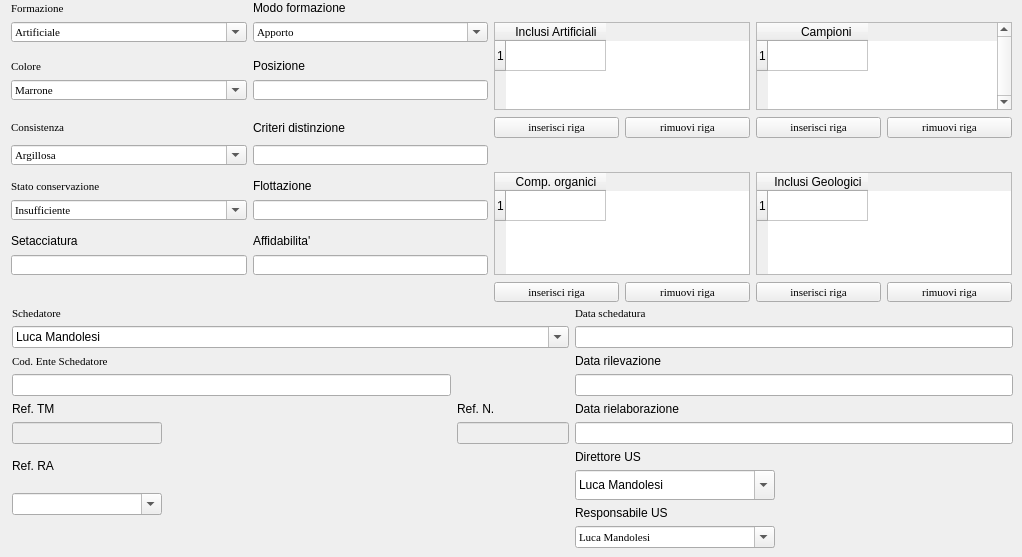
     <widget class="QWidget" name="tab_3">
      <attribute name="title">
       <string>Dati Fisici - Dati Schedatore</string>
      </attribute>
      <widget class="QWidget" name="layoutWidget">
       <property name="geometry">
        <rect>
         <x>11</x>
         <y>1</y>
         <width>1001</width>
         <height>301</height>
        </rect>
       </property>
       <layout class="QGridLayout" name="gridLayout_14" columnstretch="0,0,0,0,0,0" columnminimumwidth="0,0,0,0,0,0">
        <property name="sizeConstraint">
         <enum>QLayout::SetDefaultConstraint</enum>
        </property>
        <property name="verticalSpacing">
         <number>7</number>
        </property>
        <item row="7" column="1">
         <widget class="QLineEdit" name="lineEdit_criteri_distinzione">
          <property name="minimumSize">
           <size>
            <width>0</width>
            <height>20</height>
           </size>
          </property>
          <property name="font">
           <font>
            <family>Times New Roman</family>
            <pointsize>8</pointsize>
            <weight>50</weight>
            <italic>false</italic>
            <bold>false</bold>
           </font>
          </property>
         </widget>
        </item>
        <item row="1" column="2" rowspan="5" colspan="2">
         <widget class="QTableWidget" name="tableWidget_inclusi">
          <property name="frameShape">
           <enum>QFrame::StyledPanel</enum>
          </property>
          <property name="frameShadow">
           <enum>QFrame::Sunken</enum>
          </property>
          <property name="verticalScrollBarPolicy">
           <enum>Qt::ScrollBarAsNeeded</enum>
          </property>
          <property name="horizontalScrollBarPolicy">
           <enum>Qt::ScrollBarAsNeeded</enum>
          </property>
          <property name="editTriggers">
           <set>QAbstractItemView::AnyKeyPressed|QAbstractItemView::DoubleClicked|QAbstractItemView::EditKeyPressed</set>
          </property>
          <property name="alternatingRowColors">
           <bool>true</bool>
          </property>
          <property name="selectionMode">
           <enum>QAbstractItemView::SingleSelection</enum>
          </property>
          <property name="selectionBehavior">
           <enum>QAbstractItemView::SelectRows</enum>
          </property>
          <property name="rowCount">
           <number>1</number>
          </property>
          <property name="columnCount">
           <number>1</number>
          </property>
          <row/>
          <column>
           <property name="text">
            <string>Inclusi Artificiali</string>
           </property>
          </column>
         </widget>
        </item>
        <item row="1" column="4" rowspan="5" colspan="2">
         <widget class="QTableWidget" name="tableWidget_campioni">
          <property name="frameShape">
           <enum>QFrame::StyledPanel</enum>
          </property>
          <property name="frameShadow">
           <enum>QFrame::Sunken</enum>
          </property>
          <property name="verticalScrollBarPolicy">
           <enum>Qt::ScrollBarAlwaysOn</enum>
          </property>
          <property name="horizontalScrollBarPolicy">
           <enum>Qt::ScrollBarAlwaysOff</enum>
          </property>
          <property name="editTriggers">
           <set>QAbstractItemView::AnyKeyPressed|QAbstractItemView::DoubleClicked|QAbstractItemView::EditKeyPressed</set>
          </property>
          <property name="alternatingRowColors">
           <bool>true</bool>
          </property>
          <property name="selectionMode">
           <enum>QAbstractItemView::SingleSelection</enum>
          </property>
          <property name="selectionBehavior">
           <enum>QAbstractItemView::SelectRows</enum>
          </property>
          <property name="rowCount">
           <number>1</number>
          </property>
          <property name="columnCount">
           <number>1</number>
          </property>
          <row/>
          <column>
           <property name="text">
            <string>                     Campioni                </string>
           </property>
          </column>
         </widget>
        </item>
        <item row="3" column="1">
         <widget class="QLabel" name="label_83">
          <property name="text">
           <string>Posizione</string>
          </property>
         </widget>
        </item>
        <item row="0" column="1">
         <widget class="QLabel" name="label_comboBox_modo_formazione">
          <property name="text">
           <string>Modo formazione</string>
          </property>
         </widget>
        </item>
        <item row="1" column="1">
         <widget class="QComboBox" name="comboBox_modo_formazione">
          <property name="minimumSize">
           <size>
            <width>0</width>
            <height>20</height>
           </size>
          </property>
          <property name="font">
           <font>
            <family>Times New Roman</family>
            <pointsize>8</pointsize>
            <weight>50</weight>
            <italic>false</italic>
            <bold>false</bold>
           </font>
          </property>
          <property name="editable">
           <bool>true</bool>
          </property>
          <item>
           <property name="text">
            <string>Apporto</string>
           </property>
          </item>
          <item>
           <property name="text">
            <string>Sottrazione</string>
           </property>
          </item>
          <item>
           <property name="text">
            <string>Accumulo</string>
           </property>
          </item>
          <item>
           <property name="text">
            <string>Frana</string>
           </property>
          </item>
         </widget>
        </item>
        <item row="3" column="0">
         <widget class="QLabel" name="label_21">
          <property name="font">
           <font>
            <family>Times New Roman</family>
            <pointsize>8</pointsize>
            <weight>50</weight>
            <italic>false</italic>
            <bold>false</bold>
           </font>
          </property>
          <property name="text">
           <string>Colore</string>
          </property>
         </widget>
        </item>
        <item row="0" column="0">
         <widget class="QLabel" name="label_20">
          <property name="font">
           <font>
            <family>Times New Roman</family>
            <pointsize>8</pointsize>
            <weight>50</weight>
            <italic>false</italic>
            <bold>false</bold>
           </font>
          </property>
          <property name="text">
           <string>Formazione</string>
          </property>
         </widget>
        </item>
        <item row="6" column="1">
         <widget class="QLabel" name="label_84">
          <property name="text">
           <string>Criteri distinzione</string>
          </property>
         </widget>
        </item>
        <item row="1" column="0">
         <widget class="QComboBox" name="comboBox_formazione">
          <property name="minimumSize">
           <size>
            <width>0</width>
            <height>20</height>
           </size>
          </property>
          <property name="font">
           <font>
            <family>Times New Roman</family>
            <pointsize>8</pointsize>
            <weight>50</weight>
            <italic>false</italic>
            <bold>false</bold>
           </font>
          </property>
          <property name="editable">
           <bool>true</bool>
          </property>
          <item>
           <property name="text">
            <string>Artificiale</string>
           </property>
          </item>
          <item>
           <property name="text">
            <string>Naturale</string>
           </property>
          </item>
         </widget>
        </item>
        <item row="4" column="1">
         <widget class="QLineEdit" name="lineEdit_posizione">
          <property name="minimumSize">
           <size>
            <width>0</width>
            <height>20</height>
           </size>
          </property>
          <property name="font">
           <font>
            <family>Times New Roman</family>
            <pointsize>8</pointsize>
            <weight>50</weight>
            <italic>false</italic>
            <bold>false</bold>
           </font>
          </property>
         </widget>
        </item>
        <item row="4" column="0">
         <widget class="QComboBox" name="comboBox_colore">
          <property name="minimumSize">
           <size>
            <width>0</width>
            <height>20</height>
           </size>
          </property>
          <property name="font">
           <font>
            <family>Times New Roman</family>
            <pointsize>8</pointsize>
            <weight>50</weight>
            <italic>false</italic>
            <bold>false</bold>
           </font>
          </property>
          <property name="editable">
           <bool>true</bool>
          </property>
          <item>
           <property name="text">
            <string>Marrone</string>
           </property>
          </item>
          <item>
           <property name="text">
            <string>Marrone chiaro</string>
           </property>
          </item>
          <item>
           <property name="text">
            <string>Marrone scuro</string>
           </property>
          </item>
          <item>
           <property name="text">
            <string>-</string>
           </property>
          </item>
          <item>
           <property name="text">
            <string>Giallo</string>
           </property>
          </item>
          <item>
           <property name="text">
            <string>Giallo scuro</string>
           </property>
          </item>
          <item>
           <property name="text">
            <string>Giallo chiaro</string>
           </property>
          </item>
          <item>
           <property name="text">
            <string>-</string>
           </property>
          </item>
          <item>
           <property name="text">
            <string/>
           </property>
          </item>
          <item>
           <property name="text">
            <string>-</string>
           </property>
          </item>
         </widget>
        </item>
        <item row="7" column="0">
         <widget class="QComboBox" name="comboBox_consistenza">
          <property name="minimumSize">
           <size>
            <width>0</width>
            <height>20</height>
           </size>
          </property>
          <property name="font">
           <font>
            <family>Times New Roman</family>
            <pointsize>8</pointsize>
            <weight>50</weight>
            <italic>false</italic>
            <bold>false</bold>
           </font>
          </property>
          <property name="editable">
           <bool>true</bool>
          </property>
          <item>
           <property name="text">
            <string>Argillosa</string>
           </property>
          </item>
          <item>
           <property name="text">
            <string>Compatta</string>
           </property>
          </item>
          <item>
           <property name="text">
            <string>Friabile</string>
           </property>
          </item>
          <item>
           <property name="text">
            <string>Sabbiosa</string>
           </property>
          </item>
          <item>
           <property name="text">
            <string>-</string>
           </property>
          </item>
          <item>
           <property name="text">
            <string/>
           </property>
          </item>
          <item>
           <property name="text">
            <string>-</string>
           </property>
          </item>
         </widget>
        </item>
        <item row="6" column="0">
         <widget class="QLabel" name="label_26">
          <property name="font">
           <font>
            <family>Times New Roman</family>
            <pointsize>8</pointsize>
            <weight>50</weight>
            <italic>false</italic>
            <bold>false</bold>
           </font>
          </property>
          <property name="text">
           <string>Consistenza</string>
          </property>
         </widget>
        </item>
        <item row="8" column="4" rowspan="6" colspan="2">
         <widget class="QTableWidget" name="tableWidget_inorganici">
          <property name="alternatingRowColors">
           <bool>true</bool>
          </property>
          <property name="rowCount">
           <number>1</number>
          </property>
          <property name="columnCount">
           <number>1</number>
          </property>
          <row/>
          <column>
           <property name="text">
            <string>Inclusi Geologici</string>
           </property>
          </column>
         </widget>
        </item>
        <item row="13" column="0">
         <widget class="QLineEdit" name="lineEdit_setacciatura">
          <property name="minimumSize">
           <size>
            <width>122</width>
            <height>20</height>
           </size>
          </property>
         </widget>
        </item>
        <item row="14" column="4">
         <widget class="QPushButton" name="pushButton_insert_row_inorganici">
          <property name="minimumSize">
           <size>
            <width>0</width>
            <height>20</height>
           </size>
          </property>
          <property name="font">
           <font>
            <family>Times New Roman</family>
            <pointsize>8</pointsize>
            <weight>50</weight>
            <italic>false</italic>
            <bold>false</bold>
           </font>
          </property>
          <property name="text">
           <string>inserisci riga</string>
          </property>
         </widget>
        </item>
        <item row="13" column="1">
         <widget class="QLineEdit" name="lineEdit_affidabilita">
          <property name="minimumSize">
           <size>
            <width>0</width>
            <height>20</height>
           </size>
          </property>
         </widget>
        </item>
        <item row="10" column="1">
         <widget class="QLineEdit" name="lineEdit_flottazione">
          <property name="minimumSize">
           <size>
            <width>0</width>
            <height>20</height>
           </size>
          </property>
         </widget>
        </item>
        <item row="12" column="0">
         <widget class="QLabel" name="label_97">
          <property name="text">
           <string>Setacciatura</string>
          </property>
         </widget>
        </item>
        <item row="14" column="2">
         <widget class="QPushButton" name="pushButton_insert_row_organici">
          <property name="minimumSize">
           <size>
            <width>0</width>
            <height>20</height>
           </size>
          </property>
          <property name="font">
           <font>
            <family>Times New Roman</family>
            <pointsize>8</pointsize>
            <weight>50</weight>
            <italic>false</italic>
            <bold>false</bold>
           </font>
          </property>
          <property name="text">
           <string>inserisci riga</string>
          </property>
         </widget>
        </item>
        <item row="14" column="3">
         <widget class="QPushButton" name="pushButton_remove_row_organici">
          <property name="minimumSize">
           <size>
            <width>0</width>
            <height>20</height>
           </size>
          </property>
          <property name="font">
           <font>
            <family>Times New Roman</family>
            <pointsize>8</pointsize>
            <weight>50</weight>
            <italic>false</italic>
            <bold>false</bold>
           </font>
          </property>
          <property name="text">
           <string>rimuovi riga</string>
          </property>
         </widget>
        </item>
        <item row="9" column="0">
         <widget class="QLabel" name="label_23">
          <property name="font">
           <font>
            <family>Times New Roman</family>
            <pointsize>8</pointsize>
            <weight>50</weight>
            <italic>false</italic>
            <bold>false</bold>
           </font>
          </property>
          <property name="text">
           <string>Stato conservazione </string>
          </property>
         </widget>
        </item>
        <item row="10" column="0">
         <widget class="QComboBox" name="comboBox_conservazione">
          <property name="minimumSize">
           <size>
            <width>0</width>
            <height>20</height>
           </size>
          </property>
          <property name="font">
           <font>
            <family>Times New Roman</family>
            <pointsize>8</pointsize>
            <weight>50</weight>
            <italic>false</italic>
            <bold>false</bold>
           </font>
          </property>
          <property name="editable">
           <bool>true</bool>
          </property>
          <item>
           <property name="text">
            <string>Insufficiente</string>
           </property>
          </item>
          <item>
           <property name="text">
            <string>Scarso</string>
           </property>
          </item>
          <item>
           <property name="text">
            <string>Buono</string>
           </property>
          </item>
          <item>
           <property name="text">
            <string>Discreto</string>
           </property>
          </item>
          <item>
           <property name="text">
            <string>Ottimo</string>
           </property>
          </item>
         </widget>
        </item>
        <item row="8" column="2" rowspan="6" colspan="2">
         <widget class="QTableWidget" name="tableWidget_organici">
          <property name="sizePolicy">
           <sizepolicy hsizetype="Expanding" vsizetype="Expanding">
            <horstretch>0</horstretch>
            <verstretch>0</verstretch>
           </sizepolicy>
          </property>
          <property name="minimumSize">
           <size>
            <width>0</width>
            <height>0</height>
           </size>
          </property>
          <property name="sizeIncrement">
           <size>
            <width>0</width>
            <height>0</height>
           </size>
          </property>
          <property name="baseSize">
           <size>
            <width>0</width>
            <height>0</height>
           </size>
          </property>
          <property name="frameShadow">
           <enum>QFrame::Sunken</enum>
          </property>
          <property name="alternatingRowColors">
           <bool>true</bool>
          </property>
          <property name="selectionMode">
           <enum>QAbstractItemView::SingleSelection</enum>
          </property>
          <property name="selectionBehavior">
           <enum>QAbstractItemView::SelectRows</enum>
          </property>
          <property name="rowCount">
           <number>1</number>
          </property>
          <property name="columnCount">
           <number>1</number>
          </property>
          <row/>
          <column>
           <property name="text">
            <string>Comp. organici</string>
           </property>
          </column>
         </widget>
        </item>
        <item row="12" column="1">
         <widget class="QLabel" name="label_98">
          <property name="text">
           <string>Affidabilita'</string>
          </property>
         </widget>
        </item>
        <item row="9" column="1">
         <widget class="QLabel" name="label_96">
          <property name="text">
           <string>Flottazione</string>
          </property>
         </widget>
        </item>
        <item row="14" column="5">
         <widget class="QPushButton" name="pushButton_remove_row_inorganici">
          <property name="minimumSize">
           <size>
            <width>0</width>
            <height>20</height>
           </size>
          </property>
          <property name="font">
           <font>
            <family>Times New Roman</family>
            <pointsize>8</pointsize>
            <weight>50</weight>
            <italic>false</italic>
            <bold>false</bold>
           </font>
          </property>
          <property name="text">
           <string>rimuovi riga</string>
          </property>
         </widget>
        </item>
        <item row="6" column="2">
         <widget class="QPushButton" name="pushButton_insert_row_inclusi">
          <property name="minimumSize">
           <size>
            <width>0</width>
            <height>20</height>
           </size>
          </property>
          <property name="font">
           <font>
            <family>Times New Roman</family>
            <pointsize>8</pointsize>
            <weight>50</weight>
            <italic>false</italic>
            <bold>false</bold>
           </font>
          </property>
          <property name="text">
           <string>inserisci riga</string>
          </property>
         </widget>
        </item>
        <item row="6" column="3">
         <widget class="QPushButton" name="pushButton_remove_row_inclusi">
          <property name="minimumSize">
           <size>
            <width>0</width>
            <height>20</height>
           </size>
          </property>
          <property name="font">
           <font>
            <family>Times New Roman</family>
            <pointsize>8</pointsize>
            <weight>50</weight>
            <italic>false</italic>
            <bold>false</bold>
           </font>
          </property>
          <property name="text">
           <string>rimuovi riga</string>
          </property>
         </widget>
        </item>
        <item row="6" column="4">
         <widget class="QPushButton" name="pushButton_insert_row_campioni">
          <property name="minimumSize">
           <size>
            <width>0</width>
            <height>20</height>
           </size>
          </property>
          <property name="font">
           <font>
            <family>Times New Roman</family>
            <pointsize>8</pointsize>
            <weight>50</weight>
            <italic>false</italic>
            <bold>false</bold>
           </font>
          </property>
          <property name="text">
           <string>inserisci riga</string>
          </property>
         </widget>
        </item>
        <item row="6" column="5">
         <widget class="QPushButton" name="pushButton_remove_row_campioni">
          <property name="font">
           <font>
            <family>Times New Roman</family>
            <pointsize>8</pointsize>
            <weight>50</weight>
            <italic>false</italic>
            <bold>false</bold>
           </font>
          </property>
          <property name="text">
           <string>rimuovi riga</string>
          </property>
         </widget>
        </item>
       </layout>
      </widget>
      <widget class="QWidget" name="layoutWidget">
       <property name="geometry">
        <rect>
         <x>12</x>
         <y>307</y>
         <width>1001</width>
         <height>241</height>
        </rect>
       </property>
       <layout class="QGridLayout" name="gridLayout_11">
        <item row="0" column="0">
         <widget class="QLabel" name="label_35">
          <property name="font">
           <font>
            <family>Times New Roman</family>
            <pointsize>8</pointsize>
            <weight>50</weight>
            <italic>false</italic>
            <bold>false</bold>
           </font>
          </property>
          <property name="text">
           <string>Schedatore</string>
          </property>
         </widget>
        </item>
        <item row="0" column="2">
         <widget class="QLabel" name="label_25">
          <property name="font">
           <font>
            <family>Times New Roman</family>
            <pointsize>8</pointsize>
            <weight>50</weight>
            <italic>false</italic>
            <bold>false</bold>
           </font>
          </property>
          <property name="text">
           <string>Data schedatura</string>
          </property>
         </widget>
        </item>
        <item row="1" column="0" colspan="2">
         <widget class="QComboBox" name="comboBox_schedatore">
          <property name="minimumSize">
           <size>
            <width>0</width>
            <height>20</height>
           </size>
          </property>
          <property name="editable">
           <bool>true</bool>
          </property>
          <item>
           <property name="text">
            <string>Luca Mandolesi</string>
           </property>
          </item>
         </widget>
        </item>
        <item row="1" column="2">
         <widget class="QLineEdit" name="lineEdit_data_schedatura">
          <property name="minimumSize">
           <size>
            <width>0</width>
            <height>20</height>
           </size>
          </property>
          <property name="text">
           <string/>
          </property>
         </widget>
        </item>
        <item row="2" column="0">
         <widget class="QLabel" name="label_101">
          <property name="font">
           <font>
            <family>Times New Roman</family>
            <pointsize>8</pointsize>
            <weight>50</weight>
            <italic>false</italic>
            <bold>false</bold>
           </font>
          </property>
          <property name="text">
           <string>Cod. Ente Schedatore</string>
          </property>
         </widget>
        </item>
        <item row="2" column="2">
         <widget class="QLabel" name="label_102">
          <property name="text">
           <string>Data rilevazione</string>
          </property>
         </widget>
        </item>
        <item row="3" column="0">
         <widget class="QLineEdit" name="lineEdit_cod_ente_schedatore">
          <property name="minimumSize">
           <size>
            <width>0</width>
            <height>20</height>
           </size>
          </property>
         </widget>
        </item>
        <item row="3" column="2">
         <widget class="QLineEdit" name="lineEdit_data_rilevazione">
          <property name="minimumSize">
           <size>
            <width>0</width>
            <height>20</height>
           </size>
          </property>
         </widget>
        </item>
        <item row="4" column="0">
         <widget class="QLabel" name="label_80">
          <property name="text">
           <string>Ref. TM</string>
          </property>
         </widget>
        </item>
        <item row="4" column="1">
         <widget class="QLabel" name="label_82">
          <property name="text">
           <string>Ref. N.</string>
          </property>
         </widget>
        </item>
        <item row="4" column="2">
         <widget class="QLabel" name="label_103">
          <property name="text">
           <string>Data rielaborazione</string>
          </property>
         </widget>
        </item>
        <item row="5" column="0">
         <widget class="QLineEdit" name="lineEdit_ref_tm">
          <property name="enabled">
           <bool>false</bool>
          </property>
          <property name="minimumSize">
           <size>
            <width>150</width>
            <height>20</height>
           </size>
          </property>
          <property name="maximumSize">
           <size>
            <width>150</width>
            <height>16777215</height>
           </size>
          </property>
         </widget>
        </item>
        <item row="5" column="1">
         <widget class="QLineEdit" name="lineEdit_ref_n">
          <property name="enabled">
           <bool>false</bool>
          </property>
          <property name="minimumSize">
           <size>
            <width>112</width>
            <height>20</height>
           </size>
          </property>
          <property name="maximumSize">
           <size>
            <width>55</width>
            <height>16777215</height>
           </size>
          </property>
         </widget>
        </item>
        <item row="5" column="2">
         <widget class="QLineEdit" name="lineEdit_data_rielaborazione">
          <property name="minimumSize">
           <size>
            <width>0</width>
            <height>20</height>
           </size>
          </property>
         </widget>
        </item>
        <item row="6" column="0" rowspan="2">
         <widget class="QLabel" name="label_81">
          <property name="text">
           <string>Ref. RA</string>
          </property>
         </widget>
        </item>
        <item row="6" column="2">
         <widget class="QLabel" name="label_99">
          <property name="text">
           <string>Direttore US</string>
          </property>
         </widget>
        </item>
        <item row="7" column="2" rowspan="2">
         <widget class="QComboBox" name="comboBox_direttore_us">
          <property name="minimumSize">
           <size>
            <width>35</width>
            <height>20</height>
           </size>
          </property>
          <property name="maximumSize">
           <size>
            <width>200</width>
            <height>100</height>
           </size>
          </property>
          <property name="editable">
           <bool>true</bool>
          </property>
          <item>
           <property name="text">
            <string>Luca Mandolesi</string>
           </property>
          </item>
         </widget>
        </item>
        <item row="8" column="0" rowspan="2">
         <widget class="QComboBox" name="comboBox_ref_ra">
          <property name="sizePolicy">
           <sizepolicy hsizetype="Expanding" vsizetype="Fixed">
            <horstretch>0</horstretch>
            <verstretch>0</verstretch>
           </sizepolicy>
          </property>
          <property name="minimumSize">
           <size>
            <width>150</width>
            <height>20</height>
           </size>
          </property>
          <property name="maximumSize">
           <size>
            <width>150</width>
            <height>16777215</height>
           </size>
          </property>
          <property name="editable">
           <bool>true</bool>
          </property>
         </widget>
        </item>
        <item row="9" column="2">
         <widget class="QLabel" name="label_100">
          <property name="text">
           <string>Responsabile US</string>
          </property>
         </widget>
        </item>
        <item row="10" column="2">
         <widget class="QComboBox" name="comboBox_responsabile_us">
          <property name="minimumSize">
           <size>
            <width>0</width>
            <height>20</height>
           </size>
          </property>
          <property name="maximumSize">
           <size>
            <width>200</width>
            <height>16777215</height>
           </size>
          </property>
          <property name="font">
           <font>
            <family>Times New Roman</family>
            <pointsize>8</pointsize>
            <weight>50</weight>
            <italic>false</italic>
            <bold>false</bold>
           </font>
          </property>
          <property name="editable">
           <bool>true</bool>
          </property>
          <item>
           <property name="text">
            <string>Luca Mandolesi</string>
           </property>
          </item>
         </widget>
        </item>
       </layout>
      </widget>
     </widget>
